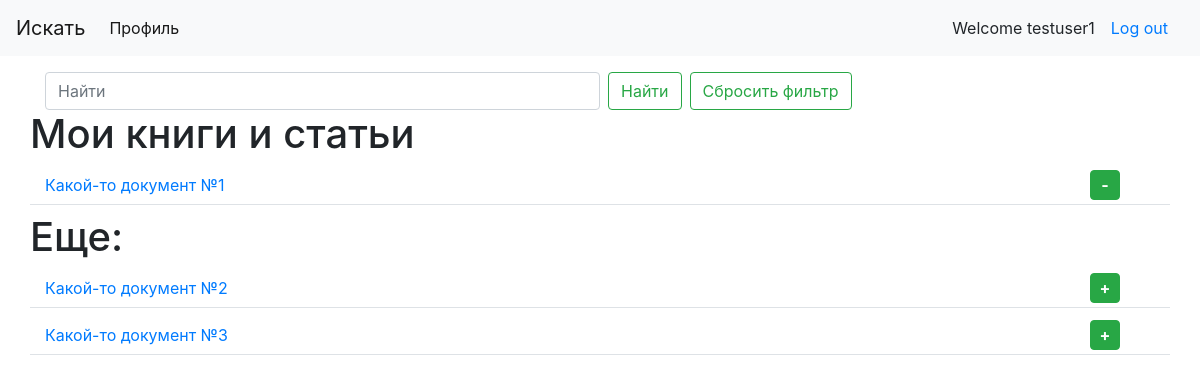
Page / (signed in) on the earlier database version.
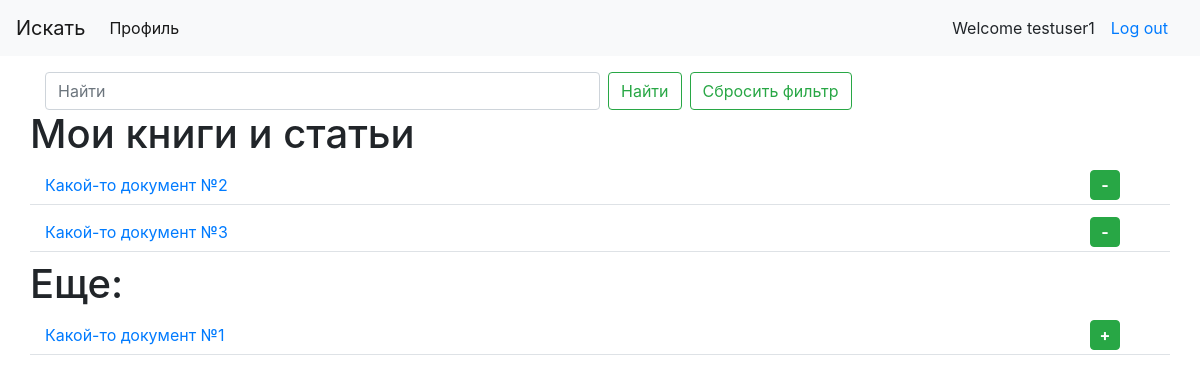
Same page on the later database version.
### artman/models_anton.py (models this page shows, shortened)
class Document(models.Model):
    file = models.FileField(
        upload_to=upload_path,
        max_length=600
    )
    net_url = models.URLField(max_length=600)
    title = models.CharField(max_length=200)

### artman/models.py (models this page shows)
class BookShelf(models.Model):
    user = models.ForeignKey(
        settings.AUTH_USER_MODEL,
        on_delete=models.CASCADE
    )
    article = models.ForeignKey(
        Document,
        on_delete=models.CASCADE
    )
    taccess = models.DateTimeField(default=timezone.now)

### artman/views.py (the view, shortened to what this page needs)
# urls.py: path('', HomeView.as_view(), name='homepage'),
class HomeView(LoginRequiredMixin, View):
    def get(self, request):
        user_books = BookShelf.objects.filter(user=request.user).select_related()
        if user_books.exists():
            books = list(map(lambda x: x.article.pk, user_books))
            docs = Document.objects.exclude(pk__in=books)
        else:
            docs = Document.objects.all()
        sform = SearchDocumentForm(request.GET)
        if sform.is_valid():
            query = sform.cleaned_data.get('search')
            q = Q(title__contains=query)
            user_books = user_books.filter(article__title__contains=query)
            docs = docs.filter(q)
        return render(request, 'artman/homepage.html', {
            'sform': sform,
            'docs': docs,
            'bookshelf': user_books,
        })

### artman/forms.py
class SearchDocumentForm(forms.Form):
    search = forms.CharField(max_length=100, required=False,
        widget=forms.TextInput(attrs={
            'class': 'form-control w-50 mr-2',
            'placeholder': 'Найти',
            'type': 'search',
            'aria-label': 'Найти',
            'name': 'q',
            'style': 'min-width: 50%;'
        })
    )

### artman/templates/artman/homepage.html (shortened to what this page needs)
{% extends 'artman/index.html' %}
{% load static %}
{% block content %}
<div class="container mt-3">
  <div class="row">
    <div class="col-lg-12">
      <form class="form-inline w-100 my-2 my-lg-0" method="GET" action=".">
        {{ sform.search }}
        <button class="btn btn-outline-success mr-2 my-sm-0" type="submit">Найти</button>
        <a class="btn btn-outline-success my-sm-0" href=".">Сбросить фильтр</a>
      </form>
    </div>
  </div>
  <div class="row">
    <div id="main_content" class="container">
      {% include 'artman/homepage__content.html' with bookshelf=bookshelf docs=docs %}
    </div>
  </div>
</div>
{% endblock %}

### artman/templates/artman/document.html (shortened to what this page needs)
<div class="row mb-2 border-bottom">
  <form class="form-inline w-100 my-2 my-lg-1" action="." method="post">
    <div class="col-md-11 col-lg-11">
      <a href="{{ document.file.url }}">{{ document.title }}</a>
    </div>
    <div class="col-md-1 col-lg-1 m-auto">
      {% if add %}
        <button type="submit" class="btn btn-success glyphicon glyphicon-plus"></button>
      {% endif %}
      {% if remove %}
        <button type="submit" class="btn btn-success glyphicon glyphicon-minus"></button>
      {% endif %}
    </div>
  </form>
</div>

Differences in the rows shown:
removed BookShelf: {{ document.title }} "Какой-то документ №1"
no longer on one of the page's lists (row unchanged): Document: title "Какой-то документ №2"
no longer on one of the page's lists (row unchanged): Document: title "Какой-то документ №3"
added BookShelf: {{ document.title }} "Какой-то документ №2"
added BookShelf: {{ document.title }} "Какой-то документ №3"
now on one of the page's lists (row unchanged): Document: title "Какой-то документ №1"
